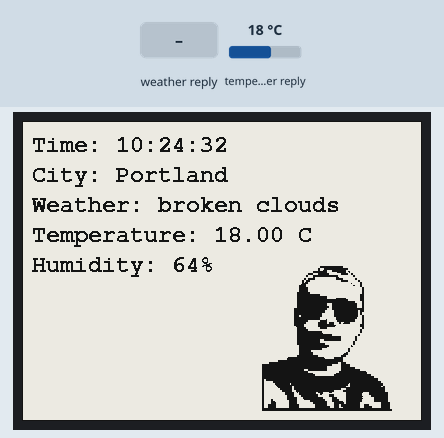
Simulated run of this sketch. Board: ESP32. Shown: 400×300 one-colour display. The test bench sets the inputs (shaded band); at power-on: temperature in the weather reply 18 °C. WiFi joins after 1.5 s; servers stay silent unless stated; network time is answered at once with the bench clock; the local clock reads 2024-03-15 10:24:30 at power-on unless the sketch sets it; web services answer with replies made up by the test bench; what the sketch prints to the serial monitor is not drawn.

Above: at 4.8 s.
4.9 s: weather in the web reply set to Clear
At 16.8 s:
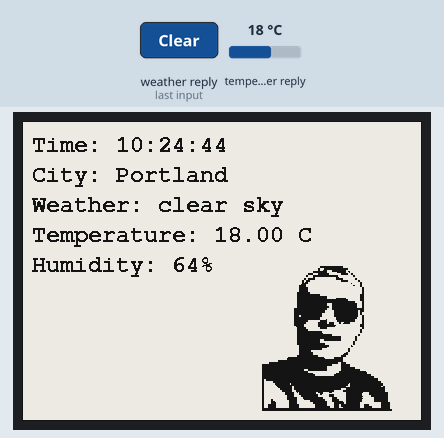
18.0 s: weather in the web reply set to Clouds
At 29.9 s:
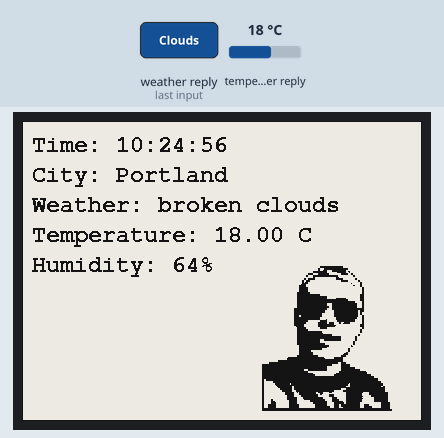
30.2 s: weather in the web reply set to Rain
At 42.1 s:
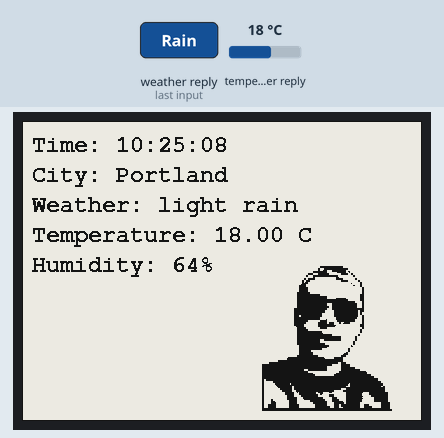
42.4 s: weather in the web reply set to Snow
At 54.1 s:
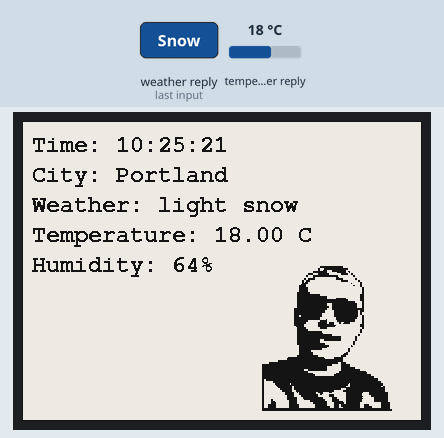
54.6 s: weather in the web reply set to Thunderstorm
At 66.2 s:
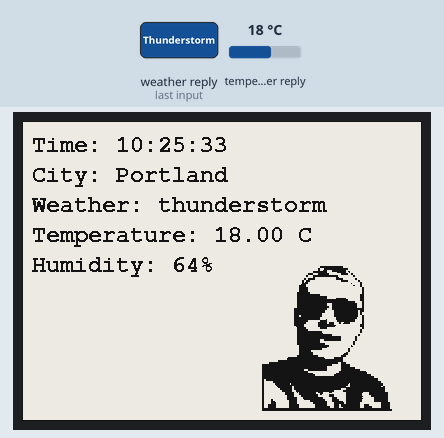
66.8 s: weather in the web reply set to Mist
At 78.2 s:
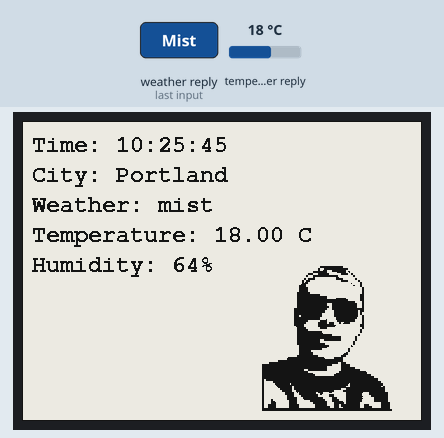
Timing chart, 0 to 79.7 s (numbered marks = the images above; inputs shaded):
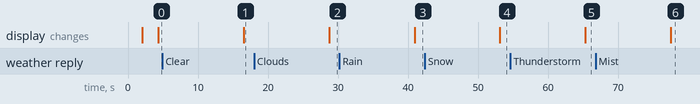

The sketch:

Project_6_Epaper_Weather.ino
```cpp
#include <GxEPD.h>
#include <GxGDEW042T2/GxGDEW042T2.h>
#include <GxIO/GxIO_SPI/GxIO_SPI.h>
#include <Fonts/FreeMonoBold12pt7b.h>
#include <WiFi.h>  //for wifi seting
#include <HTTPClient.h>  //for http request
#include <ArduinoJson.h>
#include <NTPClient.h>  //for timing show up
#include <WiFiUdp.h>
#include <Adafruit_GFX.h> //for pictures

GxIO_Class io(SPI, /*CS=5*/ SS, /*DC=*/ 17, /*RST=*/ 16);
GxEPD_Class display(io, /*RST=*/ 16, /*BUSY=*/ 4);

const char* ssid = "hello-kona";
const char* password = "Montucky2023";
const char* weatherApiUrl = "https://api.openweathermap.org/data/2.5/weather?q=Portland&appid=32ba5f5223848813181ea9825fb6b823";

const long utcOffsetInSeconds = -25200; // Adjust this value to match your time zone offset
WiFiUDP ntpUDP;
NTPClient timeClient(ntpUDP, "pool.ntp.org", utcOffsetInSeconds);

// Border constants
const int BORDER_THICKNESS = 10; // Adjust the border thickness as needed
const uint16_t BORDER_COLOR = GxEPD_BLACK;

const unsigned char PROGMEM myImage[] = {	0x00, 0x00, 0x00, 0x00, 0x00, 0x00, 0x00, 0x00, 0x00, 0x00, 0x00, 0x00, 0x00, 0x00, 0x00, 0x00,
	0x00, 0x00, 0x00, 0x00, 0x00, 0x00, 0x00, 0x00, 0x00, 0x00, 0x00, 0x00, 0x00, 0x00, 0x00, 0x00,
	0x00, 0x00, 0x00, 0x00, 0x00, 0x00, 0x00, 0x00, 0x00, 0x00, 0x00, 0x00, 0x00, 0x00, 0x00, 0x00,
	0x00, 0x00, 0x00, 0x00, 0x00, 0x00, 0x00, 0x00, 0x00, 0x00, 0x00, 0x00, 0x00, 0x00, 0x00, 0x00,
	0x00, 0x00, 0x00, 0x00, 0x00, 0x00, 0x00, 0x00, 0x00, 0x00, 0x00, 0x00, 0x00, 0x00, 0x00, 0x00,
	0x00, 0x00, 0x00, 0x00, 0x00, 0x00, 0x00, 0x00, 0x00, 0x00, 0x00, 0x00, 0x00, 0x00, 0x00, 0x00,
	0x00, 0x00, 0x00, 0x00, 0x00, 0x00, 0x00, 0x0f, 0xff, 0xff, 0xe0, 0x00, 0x00, 0x00, 0x00, 0x00,
	0x00, 0x00, 0x00, 0x00, 0x00, 0x00, 0x00, 0x00, 0x00, 0x00, 0x0f, 0xff, 0xff, 0xe0, 0x00, 0x00,
	0x00, 0x00, 0x00, 0x00, 0x00, 0x00, 0x00, 0x00, 0x00, 0x00, 0x00, 0x00, 0x00, 0x30, 0xff, 0xff,
	0xff, 0x00, 0x00, 0x00, 0x00, 0x00, 0x00, 0x00, 0x00, 0x00, 0x00, 0x00, 0x00, 0x00, 0x00, 0x00,
	0x30, 0xff, 0xff, 0xff, 0x00, 0x00, 0x00, 0x00, 0x00, 0x00, 0x00, 0x00, 0x00, 0x00, 0x00, 0x00,
	0x00, 0x00, 0x00, 0x31, 0xe0, 0xff, 0xfc, 0x00, 0x00, 0x00, 0x00, 0x00, 0x00, 0x00, 0x00, 0x00,
	0x00, 0x00, 0x00, 0x00, 0x00, 0x07, 0xff, 0xe0, 0xff, 0xfc, 0xc0, 0x00, 0x00, 0x00, 0x00, 0x00,
	0x00, 0x00, 0x00, 0x00, 0x00, 0x00, 0x00, 0x00, 0x07, 0xff, 0xe0, 0x07, 0xfc, 0x40, 0x00, 0x00,
	0x00, 0x00, 0x00, 0x00, 0x00, 0x00, 0x00, 0x00, 0x00, 0x00, 0x00, 0xf8, 0x3f, 0xf8, 0x00, 0x7f,
	0x18, 0x00, 0x00, 0x00, 0x00, 0x00, 0x00, 0x00, 0x00, 0x00, 0x00, 0x00, 0x00, 0x00, 0xf8, 0x3f,
	0xf8, 0x00, 0x7f, 0x18, 0x00, 0x00, 0x00, 0x00, 0x00, 0x00, 0x00, 0x00, 0x00, 0x00, 0x00, 0x00,
	0x03, 0x07, 0xff, 0xff, 0xfc, 0x00, 0x06, 0x00, 0x00, 0x00, 0x00, 0x00, 0x00, 0x00, 0x00, 0x00,
	0x00, 0x00, 0x00, 0x03, 0x07, 0xff, 0xff, 0xfc, 0x00, 0x06, 0x00, 0x00, 0x00, 0x00, 0x00, 0x00,
	0x00, 0x00, 0x00, 0x00, 0x00, 0x00, 0x00, 0x06, 0x00, 0x00, 0x0e, 0x00, 0x00, 0x00, 0x00, 0x00,
	0x00, 0x00, 0x00, 0x00, 0x00, 0x00, 0x00, 0x00, 0x00, 0x0c, 0xfe, 0x00, 0x00, 0x0f, 0xe0, 0x01,
	0x80, 0x00, 0x00, 0x00, 0x00, 0x00, 0x00, 0x00, 0x00, 0x00, 0x00, 0x00, 0x0c, 0xfe, 0x00, 0x00,
	0x0f, 0xe0, 0x01, 0x80, 0x00, 0x00, 0x00, 0x00, 0x00, 0x00, 0x00, 0x00, 0x00, 0x00, 0x00, 0x33,
	0xc0, 0x00, 0x00, 0x00, 0x7f, 0x00, 0x30, 0x00, 0x00, 0x00, 0x00, 0x00, 0x00, 0x00, 0x00, 0x00,
	0x00, 0x00, 0x33, 0xc0, 0x00, 0x00, 0x00, 0x7f, 0x00, 0x30, 0x00, 0x00, 0x00, 0x00, 0x00, 0x00,
	0x00, 0x00, 0x00, 0x00, 0x00, 0x37, 0x00, 0x00, 0x00, 0x00, 0x00, 0x00, 0x0c, 0x00, 0x00, 0x00,
	0x00, 0x00, 0x00, 0x00, 0x00, 0x00, 0x00, 0x00, 0x3f, 0x00, 0x00, 0x00, 0x00, 0x00, 0x10, 0x0c,
	0x00, 0x00, 0x00, 0x00, 0x00, 0x00, 0x00, 0x00, 0x00, 0x00, 0x00, 0x7c, 0x00, 0x00, 0x00, 0x00,
	0x00, 0x00, 0x0c, 0x00, 0x00, 0x00, 0x00, 0x00, 0x00, 0x00, 0x00, 0x00, 0x00, 0x01, 0xfc, 0x00,
	0x00, 0x00, 0x00, 0x00, 0x06, 0x0c, 0x00, 0x00, 0x00, 0x00, 0x00, 0x00, 0x00, 0x00, 0x00, 0x00,
	0x01, 0xfc, 0x00, 0x00, 0x00, 0x00, 0x00, 0x00, 0x0c, 0x00, 0x00, 0x00, 0x00, 0x00, 0x00, 0x00,
	0x00, 0x00, 0x00, 0x01, 0xff, 0x00, 0x00, 0x00, 0x00, 0x00, 0x00, 0x03, 0x00, 0x00, 0x00, 0x00,
	0x00, 0x00, 0x00, 0x00, 0x00, 0x00, 0x01, 0xff, 0x00, 0x00, 0x00, 0x00, 0x00, 0x00, 0x03, 0x00,
	0x00, 0x00, 0x00, 0x00, 0x00, 0x00, 0x00, 0x00, 0x00, 0x01, 0xff, 0x00, 0x00, 0x00, 0x00, 0x00,
	0x00, 0x03, 0x00, 0x00, 0x00, 0x00, 0x00, 0x00, 0x00, 0x00, 0x00, 0x00, 0x01, 0xff, 0x00, 0x00,
	0x00, 0x00, 0x00, 0x00, 0x03, 0x00, 0x00, 0x00, 0x00, 0x00, 0x00, 0x00, 0x00, 0x00, 0x00, 0x01,
	0xff, 0x00, 0x00, 0x00, 0x00, 0x00, 0x00, 0x03, 0x00, 0x00, 0x00, 0x00, 0x00, 0x00, 0x00, 0x00,
	0x00, 0x00, 0x07, 0xff, 0xc0, 0x00, 0x00, 0x00, 0x00, 0x00, 0x03, 0x00, 0x00, 0x00, 0x00, 0x00,
	0x00, 0x00, 0x00, 0x00, 0x00, 0x07, 0xff, 0xc0, 0x00, 0x00, 0x00, 0x00, 0x00, 0x03, 0x00, 0x00,
	0x00, 0x00, 0x00, 0x00, 0x00, 0x00, 0x00, 0x00, 0x07, 0xff, 0xff, 0xf0, 0x00, 0x00, 0x00, 0x00,
	0x0f, 0x00, 0x00, 0x00, 0x00, 0x00, 0x00, 0x00, 0x00, 0x00, 0x00, 0x07, 0xff, 0xff, 0xf0, 0x00,
	0x00, 0x00, 0x00, 0x0f, 0x00, 0x00, 0x00, 0x00, 0x00, 0x00, 0x00, 0x00, 0x00, 0x00, 0x07, 0xff,
	0xff, 0xff, 0xe0, 0x00, 0x00, 0x00, 0x0f, 0x00, 0x00, 0x00, 0x00, 0x00, 0x00, 0x00, 0x00, 0x00,
	0x00, 0x07, 0xff, 0xff, 0xff, 0xe0, 0x00, 0x00, 0x00, 0x0f, 0x00, 0x00, 0x00, 0x00, 0x00, 0x00,
	0x00, 0x00, 0x00, 0x00, 0x07, 0xff, 0xff, 0xff, 0xe0, 0x0f, 0xfc, 0x00, 0x0f, 0x00, 0x00, 0x00,
	0x00, 0x00, 0x00, 0x00, 0x00, 0x00, 0x00, 0x07, 0xff, 0xff, 0xff, 0xff, 0xff, 0xff, 0x00, 0x0f,
	0x00, 0x00, 0x00, 0x00, 0x00, 0x00, 0x00, 0x00, 0x00, 0x00, 0x07, 0xff, 0xff, 0xff, 0xff, 0xff,
	0xff, 0x00, 0x0f, 0x00, 0x00, 0x00, 0x00, 0x00, 0x00, 0x00, 0x00, 0x00, 0x00, 0x07, 0xff, 0xff,
	0xff, 0xff, 0xff, 0xff, 0xfe, 0x03, 0x00, 0x00, 0x00, 0x00, 0x00, 0x00, 0x00, 0x00, 0x00, 0x00,
	0x07, 0xff, 0xff, 0xff, 0xff, 0xff, 0xff, 0xfe, 0x03, 0x00, 0x00, 0x00, 0x00, 0x00, 0x00, 0x00,
	0x00, 0x00, 0x00, 0x07, 0xff, 0xff, 0xff, 0xe0, 0xff, 0xff, 0xff, 0x83, 0x00, 0x00, 0x00, 0x00,
	0x00, 0x00, 0x00, 0x00, 0x00, 0x00, 0x07, 0xff, 0xff, 0xff, 0xe0, 0xff, 0xff, 0xff, 0x83, 0x00,
	0x00, 0x00, 0x00, 0x00, 0x00, 0x00, 0x00, 0x00, 0x00, 0x07, 0xff, 0xff, 0xff, 0xe0, 0xff, 0xff,
	0xff, 0x83, 0x00, 0x00, 0x00, 0x00, 0x00, 0x00, 0x00, 0x00, 0x00, 0x00, 0x07, 0xff, 0xff, 0xff,
	0xf8, 0xff, 0xff, 0xff, 0x83, 0x00, 0x00, 0x00, 0x00, 0x00, 0x00, 0x00, 0x00, 0x00, 0x00, 0x07,
	0xff, 0xff, 0xff, 0xf8, 0xff, 0xff, 0xff, 0x83, 0x00, 0x00, 0x00, 0x00, 0x00, 0x00, 0x00, 0x00,
	0x00, 0x00, 0x3f, 0xff, 0xff, 0xff, 0xe0, 0xff, 0xff, 0xff, 0xff, 0x00, 0x00, 0x00, 0x00, 0x00,
	0x00, 0x00, 0x00, 0x00, 0x00, 0x3f, 0xff, 0xff, 0xff, 0xe0, 0xff, 0xff, 0xff, 0xff, 0x00, 0x00,
	0x00, 0x00, 0x00, 0x00, 0x00, 0x00, 0x00, 0x00, 0x3f, 0xff, 0xff, 0xff, 0x80, 0x3f, 0xff, 0xff,
	0xcf, 0x00, 0x00, 0x00, 0x00, 0x00, 0x00, 0x00, 0x00, 0x00, 0x00, 0x3f, 0xff, 0xff, 0xff, 0x80,
	0x3f, 0xff, 0xff, 0xcf, 0x00, 0x00, 0x00, 0x00, 0x00, 0x00, 0x00, 0x00, 0x00, 0x00, 0x3f, 0xff,
	0xff, 0xff, 0x80, 0x3f, 0xff, 0xff, 0xcc, 0x00, 0x00, 0x00, 0x00, 0x00, 0x00, 0x00, 0x00, 0x00,
	0x00, 0x3f, 0xff, 0xff, 0xfc, 0x00, 0x3f, 0xff, 0xff, 0xcc, 0x00, 0x00, 0x00, 0x00, 0x00, 0x00,
	0x00, 0x00, 0x00, 0x00, 0x3f, 0xff, 0xff, 0xfc, 0x00, 0x3f, 0xff, 0xff, 0xcc, 0x00, 0x00, 0x00,
	0x00, 0x00, 0x00, 0x00, 0x00, 0x00, 0x00, 0x3e, 0x7f, 0xff, 0xfc, 0x00, 0x3f, 0xff, 0xff, 0xc3,
	0x00, 0x00, 0x00, 0x00, 0x00, 0x00, 0x00, 0x00, 0x00, 0x00, 0x3e, 0x7f, 0xff, 0xfc, 0x00, 0x3f,
	0xff, 0xff, 0xc3, 0x00, 0x00, 0x00, 0x00, 0x00, 0x00, 0x00, 0x00, 0x00, 0x00, 0x3f, 0xff, 0xff,
	0xf0, 0x00, 0x0f, 0xff, 0xff, 0x83, 0x00, 0x00, 0x00, 0x00, 0x00, 0x00, 0x00, 0x00, 0x00, 0x00,
	0x3f, 0xff, 0xff, 0xf0, 0x00, 0x0f, 0xff, 0xff, 0x83, 0x00, 0x00, 0x00, 0x00, 0x00, 0x00, 0x00,
	0x00, 0x00, 0x00, 0x3f, 0xff, 0xff, 0xf0, 0x20, 0x0f, 0xff, 0xfe, 0x03, 0x00, 0x00, 0x00, 0x00,
	0x00, 0x00, 0x00, 0x00, 0x00, 0x00, 0x3f, 0xff, 0x00, 0x0f, 0xe0, 0x07, 0xff, 0xfe, 0x03, 0x00,
	0x00, 0x00, 0x00, 0x00, 0x00, 0x00, 0x00, 0x00, 0x00, 0x3f, 0xff, 0x00, 0x0f, 0xe0, 0x07, 0xff,
	0xfe, 0x03, 0x00, 0x00, 0x00, 0x00, 0x00, 0x00, 0x00, 0x00, 0x00, 0x00, 0x3f, 0xfc, 0x00, 0x3f,
	0xe7, 0xc1, 0x8f, 0xc0, 0x03, 0x00, 0x00, 0x00, 0x00, 0x00, 0x00, 0x00, 0x00, 0x00, 0x00, 0x3f,
	0xfc, 0x00, 0x3f, 0xe7, 0xc1, 0x9f, 0xc0, 0x03, 0x00, 0x00, 0x00, 0x00, 0x00, 0x00, 0x00, 0x00,
	0x00, 0x00, 0x3f, 0xf0, 0x00, 0x3f, 0xff, 0xc0, 0x00, 0x00, 0x0f, 0x00, 0x00, 0x00, 0x00, 0x00,
	0x00, 0x00, 0x00, 0x00, 0x00, 0x3f, 0xf0, 0x00, 0x3f, 0xff, 0xf0, 0x00, 0x00, 0x0f, 0x00, 0x00,
	0x00, 0x00, 0x00, 0x00, 0x00, 0x00, 0x00, 0x00, 0x0f, 0xf0, 0x00, 0x3f, 0xff, 0xe0, 0x00, 0x00,
	0x0f, 0x00, 0x00, 0x00, 0x00, 0x00, 0x00, 0x00, 0x00, 0x00, 0x00, 0x07, 0xfc, 0x00, 0x0f, 0xe0,
	0x00, 0x00, 0x00, 0x03, 0x00, 0x00, 0x00, 0x00, 0x00, 0x00, 0x00, 0x00, 0x00, 0x00, 0x07, 0xfc,
	0x00, 0x0f, 0xe0, 0x00, 0x00, 0x00, 0x03, 0x00, 0x00, 0x00, 0x00, 0x00, 0x00, 0x00, 0x00, 0x00,
	0x00, 0x07, 0xff, 0x00, 0x00, 0x00, 0x00, 0x00, 0x00, 0x0c, 0x00, 0x00, 0x00, 0x00, 0x00, 0x00,
	0x00, 0x00, 0x00, 0x00, 0x07, 0xff, 0x00, 0x00, 0x00, 0x00, 0x00, 0x00, 0x0c, 0x00, 0x00, 0x00,
	0x00, 0x00, 0x00, 0x00, 0x00, 0x00, 0x00, 0x07, 0xff, 0xff, 0xfc, 0x00, 0x00, 0x00, 0x00, 0x0c,
	0x00, 0x00, 0x00, 0x00, 0x00, 0x00, 0x00, 0x00, 0x00, 0x00, 0x07, 0xff, 0xff, 0xfc, 0x00, 0x00,
	0x00, 0x00, 0x0c, 0x00, 0x00, 0x00, 0x00, 0x00, 0x00, 0x00, 0x00, 0x00, 0x00, 0x07, 0xff, 0xff,
	0xfe, 0x00, 0x00, 0x00, 0x00, 0x00, 0x00, 0x00, 0x00, 0x00, 0x00, 0x00, 0x00, 0x00, 0x00, 0x00,
	0x07, 0xff, 0xff, 0xff, 0xff, 0x00, 0x00, 0x00, 0x30, 0x00, 0x00, 0x00, 0x00, 0x00, 0x00, 0x00,
	0x00, 0x00, 0x00, 0x07, 0xff, 0xff, 0xff, 0xff, 0x00, 0x00, 0x00, 0x30, 0x00, 0x00, 0x00, 0x00,
	0x00, 0x00, 0x00, 0x00, 0x00, 0x00, 0x07, 0xff, 0xff, 0xff, 0xff, 0xff, 0x80, 0x01, 0x80, 0x00,
	0x00, 0x00, 0x00, 0x00, 0x00, 0x00, 0x00, 0x00, 0x00, 0x07, 0xff, 0xff, 0xff, 0xff, 0xff, 0x80,
	0x01, 0x80, 0x00, 0x00, 0x00, 0x00, 0x00, 0x00, 0x00, 0x00, 0x00, 0x00, 0x07, 0xff, 0xff, 0xff,
	0xff, 0xff, 0x80, 0x01, 0x80, 0x00, 0x00, 0x00, 0x00, 0x00, 0x00, 0x00, 0x00, 0x00, 0x00, 0x07,
	0xff, 0xff, 0xf0, 0xff, 0xff, 0x80, 0x01, 0x80, 0x00, 0x00, 0x00, 0x00, 0x00, 0x00, 0x00, 0x00,
	0x00, 0x00, 0x07, 0xff, 0xff, 0xf0, 0xff, 0xff, 0x80, 0x01, 0x80, 0x00, 0x00, 0x00, 0x00, 0x00,
	0x00, 0x00, 0x00, 0x00, 0x00, 0x07, 0xff, 0xff, 0xf0, 0x00, 0x00, 0x00, 0x06, 0x00, 0x00, 0x00,
	0x00, 0x00, 0x00, 0x00, 0x00, 0x00, 0x00, 0x00, 0x07, 0xff, 0xff, 0xf0, 0x00, 0x00, 0x00, 0x06,
	0x00, 0x00, 0x00, 0x00, 0x00, 0x00, 0x00, 0x00, 0x00, 0x00, 0x00, 0x07, 0xff, 0xff, 0xff, 0x80,
	0x00, 0x00, 0x06, 0x00, 0x00, 0x00, 0x00, 0x00, 0x00, 0x00, 0x00, 0x00, 0x00, 0x00, 0x07, 0xff,
	0xff, 0xff, 0x80, 0x00, 0x00, 0x06, 0x00, 0x00, 0x00, 0x00, 0x00, 0x00, 0x00, 0x00, 0x00, 0x00,
	0x00, 0x01, 0xff, 0xff, 0xff, 0xf8, 0x00, 0x00, 0x10, 0x00, 0x00, 0x00, 0x00, 0x00, 0x00, 0x00,
	0x00, 0x00, 0x00, 0x00, 0x01, 0xff, 0xff, 0xff, 0xf8, 0x00, 0x00, 0x18, 0x00, 0x00, 0x00, 0x00,
	0x00, 0x00, 0x00, 0x00, 0x00, 0x00, 0x00, 0x01, 0xff, 0xff, 0xff, 0xe0, 0x00, 0x00, 0x00, 0x00,
	0x00, 0x00, 0x00, 0x00, 0x00, 0x00, 0x00, 0x00, 0x00, 0x00, 0x01, 0xff, 0xff, 0xfc, 0x00, 0x00,
	0x00, 0xc0, 0x00, 0x00, 0x00, 0x00, 0x00, 0x00, 0x00, 0x00, 0x00, 0x00, 0x00, 0x01, 0xff, 0xff,
	0xfc, 0x00, 0x00, 0x00, 0xc0, 0x00, 0x00, 0x00, 0x00, 0x00, 0x00, 0x00, 0x00, 0x00, 0x00, 0x00,
	0x01, 0xff, 0xe0, 0x00, 0x00, 0x00, 0x00, 0xc0, 0x00, 0x00, 0x00, 0x00, 0x00, 0x00, 0x00, 0x00,
	0x00, 0x00, 0x00, 0x01, 0xff, 0xe0, 0x00, 0x00, 0x00, 0x00, 0xc0, 0x00, 0x00, 0x00, 0x00, 0x00,
	0x00, 0x00, 0x00, 0x00, 0x00, 0x00, 0x01, 0xff, 0xf8, 0x00, 0x00, 0x00, 0x03, 0x00, 0x00, 0x00,
	0x00, 0x00, 0x00, 0x00, 0x00, 0x00, 0x00, 0x00, 0x00, 0x01, 0xff, 0xf8, 0x00, 0x00, 0x00, 0x0f,
	0x00, 0x00, 0x00, 0x00, 0x00, 0x00, 0x00, 0x00, 0x00, 0x00, 0x00, 0x00, 0x01, 0xff, 0xf8, 0x00,
	0x00, 0x00, 0x1f, 0x00, 0x00, 0x00, 0x00, 0x00, 0x00, 0x00, 0x00, 0x00, 0x00, 0x00, 0x00, 0x07,
	0xff, 0xff, 0xc0, 0x00, 0x00, 0x7c, 0x00, 0x00, 0x00, 0x00, 0x00, 0x00, 0x00, 0x00, 0x00, 0x00,
	0x00, 0x00, 0x07, 0xff, 0xff, 0xc0, 0x00, 0x00, 0x7c, 0x00, 0x00, 0x00, 0x00, 0x00, 0x00, 0x00,
	0x00, 0x00, 0x00, 0x00, 0x0f, 0xff, 0xff, 0xff, 0xff, 0x00, 0x3f, 0xe0, 0x00, 0x00, 0x00, 0x00,
	0x00, 0x00, 0x00, 0x00, 0x00, 0x00, 0x00, 0x1f, 0xff, 0xff, 0xff, 0xff, 0x80, 0x3f, 0xe0, 0x00,
	0x00, 0x00, 0x00, 0x00, 0x00, 0x00, 0x00, 0x00, 0x00, 0x00, 0x1f, 0xff, 0xff, 0xff, 0xff, 0xff,
	0xff, 0xe0, 0x00, 0x00, 0x00, 0x00, 0x00, 0x00, 0x00, 0x00, 0x00, 0x00, 0x3f, 0xff, 0xff, 0xff,
	0xff, 0xff, 0xff, 0xff, 0xe0, 0x00, 0x00, 0x00, 0x00, 0x00, 0x00, 0x00, 0x00, 0x00, 0x00, 0x3f,
	0xff, 0xff, 0xff, 0xff, 0xff, 0xff, 0xff, 0xe0, 0x00, 0x00, 0x00, 0x00, 0x00, 0x00, 0x00, 0x00,
	0x00, 0x7f, 0xff, 0xff, 0xff, 0xff, 0xff, 0xff, 0xff, 0xfc, 0x7c, 0x00, 0x00, 0x00, 0x00, 0x00,
	0x00, 0x00, 0x00, 0x00, 0x7f, 0xff, 0xff, 0xff, 0xff, 0xff, 0xff, 0xff, 0xfc, 0x7c, 0x00, 0x00,
	0x00, 0x00, 0x00, 0x00, 0x00, 0x00, 0x3f, 0xff, 0xff, 0xff, 0xff, 0xff, 0xff, 0xff, 0xff, 0x00,
	0x7f, 0xc0, 0x00, 0x00, 0x00, 0x00, 0x00, 0x00, 0x00, 0x3f, 0xff, 0xff, 0xff, 0xff, 0xff, 0xff,
	0xff, 0xff, 0x00, 0x7f, 0xc0, 0x00, 0x00, 0x00, 0x00, 0x00, 0x00, 0x00, 0x3f, 0xff, 0xff, 0xff,
	0xff, 0xff, 0xff, 0xff, 0xe0, 0x00, 0x7f, 0xc0, 0x00, 0x00, 0x00, 0x00, 0x00, 0x00, 0x00, 0x3f,
	0xff, 0xff, 0xff, 0xff, 0xff, 0xff, 0xff, 0xe0, 0x00, 0x7f, 0xfe, 0x00, 0x00, 0x00, 0x00, 0x00,
	0x00, 0x00, 0x3f, 0xff, 0xff, 0xff, 0xff, 0xff, 0xff, 0xff, 0xe0, 0x00, 0x7f, 0xfe, 0x00, 0x00,
	0x00, 0x00, 0x00, 0x00, 0x00, 0x3f, 0xff, 0xff, 0xff, 0xff, 0xf0, 0xff, 0xff, 0xe0, 0x00, 0x7f,
	0xff, 0xf0, 0x00, 0x00, 0x00, 0x00, 0x00, 0x00, 0x3f, 0xff, 0xff, 0xff, 0xff, 0xf0, 0xff, 0xff,
	0xe0, 0x00, 0x7f, 0xff, 0xf0, 0x00, 0x00, 0x00, 0x00, 0x00, 0x00, 0x3f, 0xff, 0xff, 0xff, 0xff,
	0xff, 0x00, 0x00, 0x00, 0x01, 0xff, 0xff, 0xff, 0xc0, 0x00, 0x00, 0x00, 0x00, 0x00, 0x3f, 0xff,
	0xff, 0xff, 0xff, 0xff, 0x00, 0x00, 0x00, 0x01, 0xff, 0xff, 0xff, 0xe0, 0x00, 0x00, 0x00, 0x00,
	0x00, 0x3f, 0xff, 0xff, 0xff, 0xff, 0xff, 0xf8, 0x00, 0x00, 0x0f, 0xff, 0xff, 0xff, 0xe0, 0x00,
	0x00, 0x00, 0x00, 0x00, 0x3f, 0xff, 0xff, 0xff, 0xff, 0xff, 0xfe, 0x00, 0x00, 0x3f, 0xff, 0xff,
	0xff, 0xfe, 0x00, 0x00, 0x00, 0x00, 0x00, 0x3f, 0xff, 0xff, 0xff, 0xff, 0xff, 0xfe, 0x00, 0x00,
	0x3f, 0xff, 0xff, 0xff, 0xfe, 0x00, 0x00, 0x00, 0x00, 0x00, 0x3f, 0xff, 0xff, 0xff, 0xff, 0xff,
	0xff, 0xff, 0xff, 0xff, 0xff, 0xff, 0xff, 0xff, 0xc0, 0x00, 0x00, 0x00, 0x00, 0x3f, 0xff, 0xff,
	0xff, 0xff, 0xff, 0xff, 0xff, 0xff, 0xff, 0xff, 0xff, 0xff, 0xff, 0xc0, 0x00, 0x00, 0x00, 0x00,
	0x3f, 0xff, 0xff, 0xff, 0xff, 0xff, 0xff, 0xff, 0xff, 0xff, 0xff, 0xff, 0xff, 0xff, 0xfc, 0x00,
	0x00, 0x00, 0x00, 0x33, 0xff, 0xff, 0xff, 0xff, 0xff, 0xff, 0xff, 0xff, 0xff, 0xff, 0xff, 0xff,
	0xff, 0xfc, 0x00, 0x00, 0x00, 0x00, 0x33, 0xff, 0xff, 0xff, 0xff, 0xff, 0xff, 0xff, 0xff, 0xff,
	0xff, 0xff, 0xff, 0xff, 0xfc, 0x00, 0x00, 0x00, 0x00, 0x30, 0x07, 0xff, 0xff, 0xff, 0xff, 0xff,
	0xff, 0xff, 0xff, 0xff, 0xff, 0xff, 0xff, 0xff, 0x80, 0x00, 0x00, 0x00, 0x30, 0x07, 0xff, 0xff,
	0xff, 0xff, 0xff, 0xff, 0xff, 0xff, 0xff, 0xff, 0xff, 0xff, 0xff, 0x80, 0x00, 0x00, 0x00, 0x30,
	0x01, 0xff, 0xfd, 0xff, 0xff, 0xff, 0xff, 0xff, 0xff, 0xff, 0xbf, 0xff, 0xff, 0xff, 0xe0, 0x00,
	0x00, 0x00, 0x30, 0x01, 0xff, 0xfd, 0xff, 0xff, 0xff, 0xff, 0xff, 0xff, 0xff, 0x3f, 0xff, 0xff,
	0xff, 0xe0, 0x00, 0x00, 0x00, 0x30, 0x00, 0xff, 0xff, 0xff, 0xff, 0xff, 0xff, 0xff, 0xff, 0xff,
	0x3f, 0xff, 0xff, 0xff, 0xe0, 0x00, 0x00, 0x00, 0x30, 0x00, 0x7f, 0xff, 0x3f, 0xff, 0xff, 0xff,
	0xff, 0xff, 0xfc, 0x3f, 0xff, 0xff, 0xff, 0x98, 0x00, 0x00, 0x00, 0x30, 0x00, 0x3f, 0xff, 0x3f,
	0xff, 0xff, 0xff, 0xff, 0xff, 0xff, 0xff, 0xff, 0xff, 0xff, 0xf8, 0x00, 0x00, 0x00, 0x30, 0x00,
	0x0f, 0xff, 0x3f, 0xff, 0xff, 0xff, 0xff, 0xff, 0x83, 0xff, 0xff, 0xff, 0xff, 0xf8, 0x00, 0x00,
	0x00, 0x30, 0x00, 0x0f, 0xff, 0x3f, 0xff, 0xff, 0xff, 0xff, 0xff, 0x83, 0xff, 0xff, 0xff, 0xff,
	0xf8, 0x00, 0x00, 0x00, 0x30, 0x00, 0x03, 0xff, 0x0f, 0xff, 0xff, 0xff, 0xff, 0xc0, 0x1f, 0xff,
	0xff, 0xff, 0xff, 0xf8, 0x00, 0x00, 0x00, 0x30, 0x00, 0x03, 0xff, 0x0f, 0xff, 0xff, 0xff, 0xff,
	0xc0, 0x1f, 0xff, 0xff, 0xff, 0xff, 0xf8, 0x00, 0x00, 0x00, 0x30, 0x00, 0x00, 0x7f, 0xc5, 0xff,
	0xff, 0x3e, 0x07, 0x00, 0x03, 0xff, 0xfe, 0x07, 0xff, 0xff, 0x00, 0x00, 0x00, 0x30, 0x00, 0x00,
	0x7f, 0xc1, 0xff, 0xff, 0x0e, 0x00, 0x00, 0x03, 0xff, 0xfc, 0x07, 0xff, 0xff, 0x00, 0x00, 0x00,
	0x30, 0x00, 0x00, 0x7f, 0xc1, 0xff, 0xff, 0xcc, 0x07, 0xc0, 0x03, 0xff, 0xfc, 0x07, 0xff, 0xff,
	0x00, 0x00, 0x00, 0x30, 0x00, 0x00, 0x1f, 0xc0, 0x7f, 0xff, 0xc0, 0x07, 0xc0, 0x03, 0xff, 0xfc,
	0x01, 0xff, 0xff, 0x00, 0x00, 0x00, 0x30, 0x00, 0x00, 0x1f, 0xc0, 0x7f, 0xff, 0xc0, 0x07, 0xc0,
	0x03, 0xff, 0xfe, 0x01, 0xff, 0xff, 0x00, 0x00, 0x00, 0x30, 0x00, 0x00, 0x1f, 0xf8, 0x1f, 0xff,
	0xfe, 0x00, 0xf8, 0x03, 0xff, 0xfc, 0x00, 0x3f, 0xff, 0x00, 0x00, 0x00, 0x30, 0x00, 0x00, 0x1f,
	0xf8, 0x1f, 0xff, 0xfe, 0x00, 0xf8, 0x03, 0xff, 0xfe, 0x00, 0x3f, 0xff, 0x00, 0x00, 0x00, 0x30,
	0x18, 0x00, 0x1f, 0xf8, 0x0f, 0xff, 0xff, 0x80, 0xfe, 0x03, 0xff, 0xfc, 0x00, 0x3f, 0xff, 0x00,
	0x00, 0x00, 0x30, 0x18, 0x00, 0x07, 0xf8, 0x00, 0x3f, 0xff, 0x80, 0xfe, 0x03, 0xff, 0xfc, 0x00,
	0x3f, 0xff, 0x00, 0x00, 0x00, 0x30, 0x1e, 0x00, 0x07, 0xf8, 0x00, 0x3f, 0xff, 0xe0, 0xff, 0xe3,
	0xff, 0xfc, 0x00, 0x3f, 0xff, 0x00, 0x00, 0x00, 0x30, 0x1f, 0x00, 0x07, 0xf8, 0x00, 0x07, 0xff,
	0xe0, 0x3f, 0xf3, 0xff, 0xf0, 0x00, 0x00, 0x7f, 0xc0, 0x00, 0x00, 0x30, 0x1f, 0x00, 0x07, 0xf8,
	0x00, 0x07, 0xff, 0xe0, 0x3f, 0xf3, 0xff, 0xf0, 0x00, 0x00, 0x7f, 0xc0, 0x00, 0x00, 0x30, 0xff,
	0x00, 0x07, 0xfe, 0x00, 0x01, 0xff, 0xe0, 0x3e, 0x7f, 0xff, 0xf0, 0xf8, 0x00, 0x7f, 0xc0, 0x00,
	0x00, 0x30, 0xff, 0x00, 0x07, 0xfe, 0x00, 0x01, 0xff, 0xe0, 0x3e, 0x7f, 0xff, 0xf0, 0xf8, 0x00,
	0x7f, 0xc0, 0x00, 0x00, 0x30, 0xff, 0x00, 0x07, 0xfe, 0x00, 0x01, 0xff, 0xfc, 0x3e, 0x7f, 0xff,
	0xf0, 0xff, 0x00, 0x7f, 0xc0, 0x00, 0x00, 0x30, 0xff, 0x00, 0x07, 0xfe, 0x00, 0x01, 0xff, 0xfc,
	0x3e, 0x1f, 0xff, 0xf0, 0xff, 0x00, 0x7f, 0xc0, 0x00, 0x00, 0x3f, 0xff, 0xff, 0xff, 0xff, 0xff,
	0xff, 0xff, 0xff, 0xff, 0xff, 0xff, 0xff, 0xff, 0xff, 0xff, 0xc0, 0x00, 0x00, 0x3f, 0xff, 0xff,
	0xff, 0xff, 0xff, 0xff, 0xff, 0xff, 0xff, 0xff, 0xff, 0xff, 0xff, 0xff, 0xff, 0xf0, 0x00, 0x00,
	0x3f, 0xff, 0xff, 0xff, 0xff, 0xff, 0xff, 0xff, 0xff, 0xff, 0xff, 0xff, 0xff, 0xff, 0xff, 0xff,
	0xf0, 0x00};


void setup()
{
  Serial.begin(115200);

  // Connect to Wi-Fi
  WiFi.begin(ssid, password);
  while (WiFi.status() != WL_CONNECTED) {
    delay(1000);
    Serial.println("Connecting to WiFi...");
  }
  Serial.println("Connected to WiFi");

  timeClient.begin();
  timeClient.update();

  display.init(115200);
  display.fillScreen(GxEPD_WHITE);
  display.setTextColor(GxEPD_BLACK);

}

void loop()
{
  // Update current time
  timeClient.update();

  // Make an HTTP request to get weather data
  HTTPClient http;
  http.begin(weatherApiUrl);
  int httpCode = http.GET();

  if (httpCode == HTTP_CODE_OK) {
    String payload = http.getString();
    // Parse JSON data
    DynamicJsonDocument doc(1024);
    deserializeJson(doc, payload);

    float temperature = doc["main"]["temp"].as<float>() - 273.15; // Convert from Kelvin to Celsius
    String weatherDescription = doc["weather"][0]["description"].as<String>();
    int humidity = doc["main"]["humidity"].as<int>();
    String city = doc["name"].as<String>();

    // Clear the display
    display.fillScreen(GxEPD_WHITE);
    display.setTextColor(GxEPD_BLACK);

    // Display current time
    display.setFont(&FreeMonoBold12pt7b);
    display.setCursor(10, 30);
    display.println("Time: " + timeClient.getFormattedTime());

    // Display city and weather
    display.setFont(&FreeMonoBold12pt7b);
    display.setCursor(10, 60);
    display.println("City: " + city);
    display.setCursor(10, 90);
    display.println("Weather: " + weatherDescription);

    // Display temperature and humidity
    display.setFont(&FreeMonoBold12pt7b);
    display.setCursor(10, 120);
    display.println("Temperature: " + String(temperature) + " °C");
    display.setCursor(10, 150);
    display.println("Humidity: " + String(humidity) + "%");

    // Draw the image at the bottom
    display.drawBitmap(230, 140, myImage, 150, 150, GxEPD_BLACK);

    // Draw the decorative border
    display.drawRect(0, 0, display.width(), display.height(), BORDER_COLOR);

    display.update();
  } else {
    Serial.println("Error getting weather data");
  }

  http.end();

  delay(10000); // Update weather data every 10 seconds
}
```

Measured:
- after the input at 4.9 s, the display: changes after 11.6 s (image 1)
- after the input at 18.0 s, the display: changes after 10.7 s (image 2)
- after the input at 30.2 s, the display: changes after 10.7 s (image 3)
- after the input at 42.4 s, the display: changes after 10.7 s (image 4)
- after the input at 54.6 s, the display: changes after 10.7 s (image 5)
- after the input at 66.8 s, the display: changes after 10.8 s (image 6)
